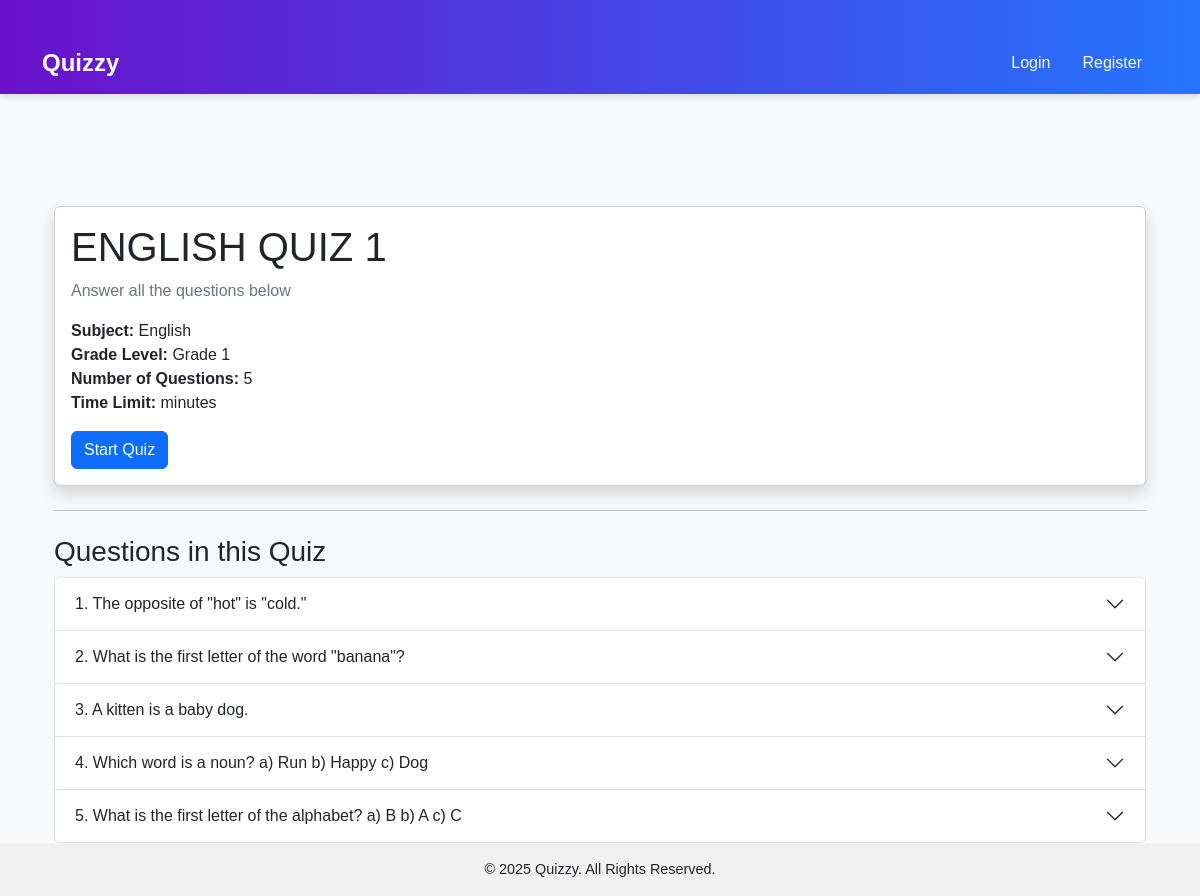
The app's page /quiz/4/ with its own data.
### quizzes/models.py (models this page shows, shortened)
class Quiz(models.Model):
    QUESTION_TYPES = [
        ('MC', 'Multiple Choice'),
        ('TF', 'True/False'),
        ('SA', 'Short Answer')
    ]
    title = models.CharField(max_length=200)
    description = models.TextField(blank=True)
    created_by = models.ForeignKey(settings.AUTH_USER_MODEL, on_delete=models.CASCADE)
    subject = models.CharField(max_length=100)
    grade_level = models.IntegerField()
    subject = models.CharField(max_length=100)

class Question(models.Model):
    quiz = models.ForeignKey(Quiz, related_name='questions', on_delete=models.CASCADE)
    text = models.TextField()
    question_type = models.CharField(max_length=2, choices=Quiz.QUESTION_TYPES)
    image = models.ImageField(upload_to='question_images/', null=True, blank=True)

### quizzes/views.py (the view)
# urls.py: path('quiz/<int:quiz_id>/', views.quiz_detail, name='quiz_detail'),
def quiz_detail(request, quiz_id):
    quiz = get_object_or_404(Quiz, id=quiz_id)
    avg_score = QuizAttempt.objects.filter(quiz=quiz).aggregate(Avg('score'))
    return render(request, 'quiz_detail.html', {
        'quiz': quiz,
        'avg_score': avg_score['score__avg']
    })

### templates/quiz_detail.html (shortened to what this page needs)
{% extends 'base.html' %}
{% block content %}
<div class="container mt-5">
    <div class="card shadow">
        <div class="card-body">
            <h1 class="card-title">{{ quiz.title }}</h1>
            <p class="card-text text-muted">{{ quiz.description }}</p>
            <p>
                <strong>Subject:</strong> {{ quiz.subject|title }} <br>
                <strong>Grade Level:</strong> Grade {{ quiz.grade_level }} <br>
                <strong>Number of Questions:</strong> {{ quiz.questions.count }} <br>
                <strong>Time Limit:</strong> {{ quiz.time_limit }} minutes
            </p>
            <a href="{% url 'quiz_attempt' quiz.id %}" class="btn btn-primary">
                Start Quiz
            </a>
        </div>
    </div>
    <hr class="my-4">
    <h3>Questions in this Quiz</h3>
    <div class="accordion" id="questionsAccordion">
        {% for question in quiz.questions.all %}
        <div class="accordion-item">
            <h2 class="accordion-header" id="heading{{ question.id }}">
                <button class="accordion-button collapsed" type="button" data-bs-toggle="collapse" data-bs-target="#collapse{{ question.id }}" aria-expanded="false" aria-controls="collapse{{ question.id }}">
                    {{ forloop.counter }}. {{ question.text }}
                </button>
            </h2>
        </div>
        {% empty %}
        <p class="text-muted">No questions available for this quiz.</p>
        {% endfor %}
    </div>
</div>
{% endblock %}

### templates/base.html (style rules this page uses)
body { font-family: 'Arial', sans-serif; background-color: #f8f9fa; margin: 0; display: flex; flex-direction: column; min-height: 100vh; }
.container { padding-top: 2rem; flex: 1; }

### records on screen
Quiz: title "ENGLISH QUIZ 1", description "Answer all the questions below", subject "English", grade_level "1", questions.count "5"
Question: text "The opposite of \"hot\" is \"cold.\""
Question: text "What is the first letter of the word \"banana\"?"
Question: text "A kitten is a baby dog."
Question: text "Which word is a noun? a) Run b) Happy c) Dog"
Question: text "What is the first letter of the alphabet? a) B b) A c) C"

### other values on screen
{{ year|default:2025 }} "2025"
